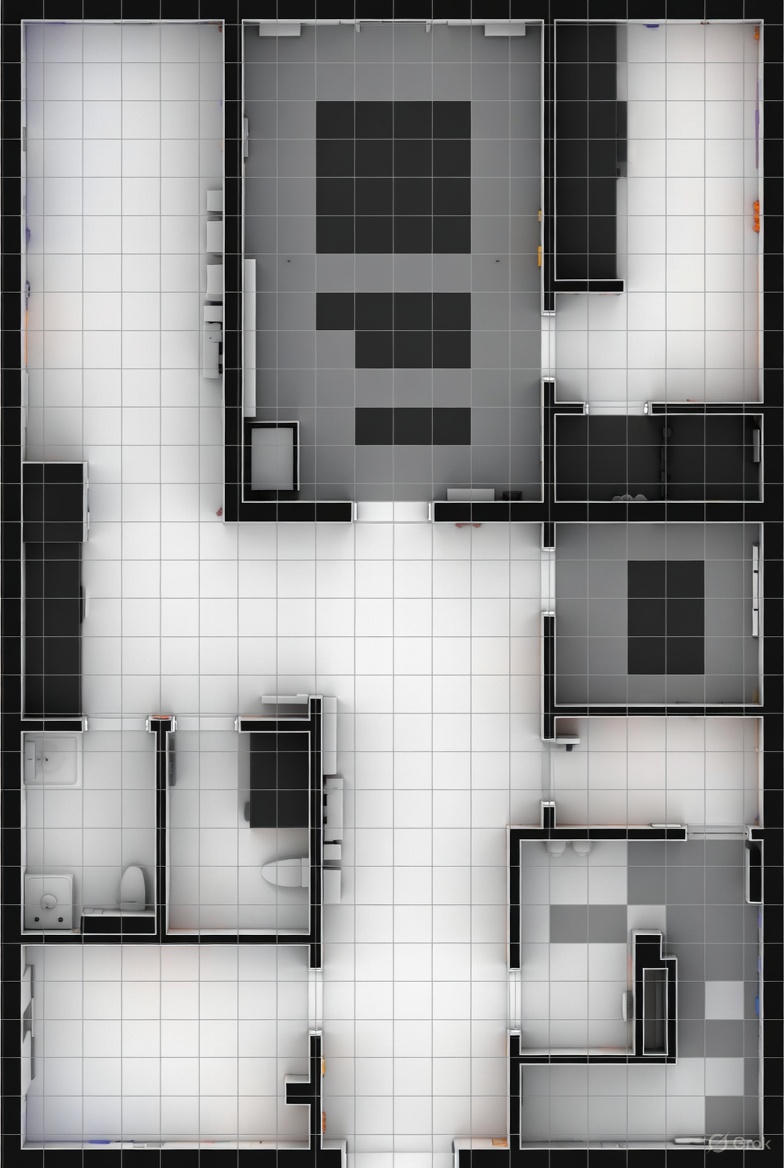
#> input picture maps/indoor_grid.png, 784 x 1168 px
$ python render_figures.py ../../maps/indoor_grid.png ../../maps/indoor_grid.png ../../maps/indoor_grid.png out
#> lines starting #> are read from the running program, lines starting #| are printed output that depends on the picture; after the words box and inside, x2 and y2 are one past the last pixel; in counts of white or black regions, pixels touching at a corner belong together
#!/usr/bin/env python3
"""Render the README figures from real algorithm output.

Inputs:
  - the map PNG,
  - the scenario dump written by core/tools/dump_scenario (real A* and
    D* Lite runs),
  - the committed benchmark CSV (real 200-trial run).

Usage: render_figures.py <map.png> <scenario_dump.txt> <benchmark.csv> <outdir>
"""
import csv
import statistics
import sys

import matplotlib

matplotlib.use("Agg")
import matplotlib.pyplot as plt
from PIL import Image

NAVY = "#123a5f"
BLUE = "#9db8d2"
GOLD = "#d9a441"
RED = "#b03a2e"
GRAY = "#8a8f98"


def load_dump(path):
    sections = {}
    name = None
    with open(path) as f:
        for line in f:
            line = line.strip()
            if not line:
                continue
            if line.startswith("SECTION "):
                name = line.split(" ", 1)[1]
                sections[name] = []
            else:
                x, y = line.split()
                sections[name].append((int(x), int(y)))
    return sections


# [163 lines left out: functions map_axes, scale_bar, fig_astar, fig_replan, fig_scatter, fig_benchmark, not called in this run]


def main():
    if len(sys.argv) != 5:
        sys.exit(__doc__)
    map_png, dump_txt, bench_csv, outdir = sys.argv[1:]
    im = Image.open(map_png).convert("L").point(lambda v: 255 if v > 127 else 40)
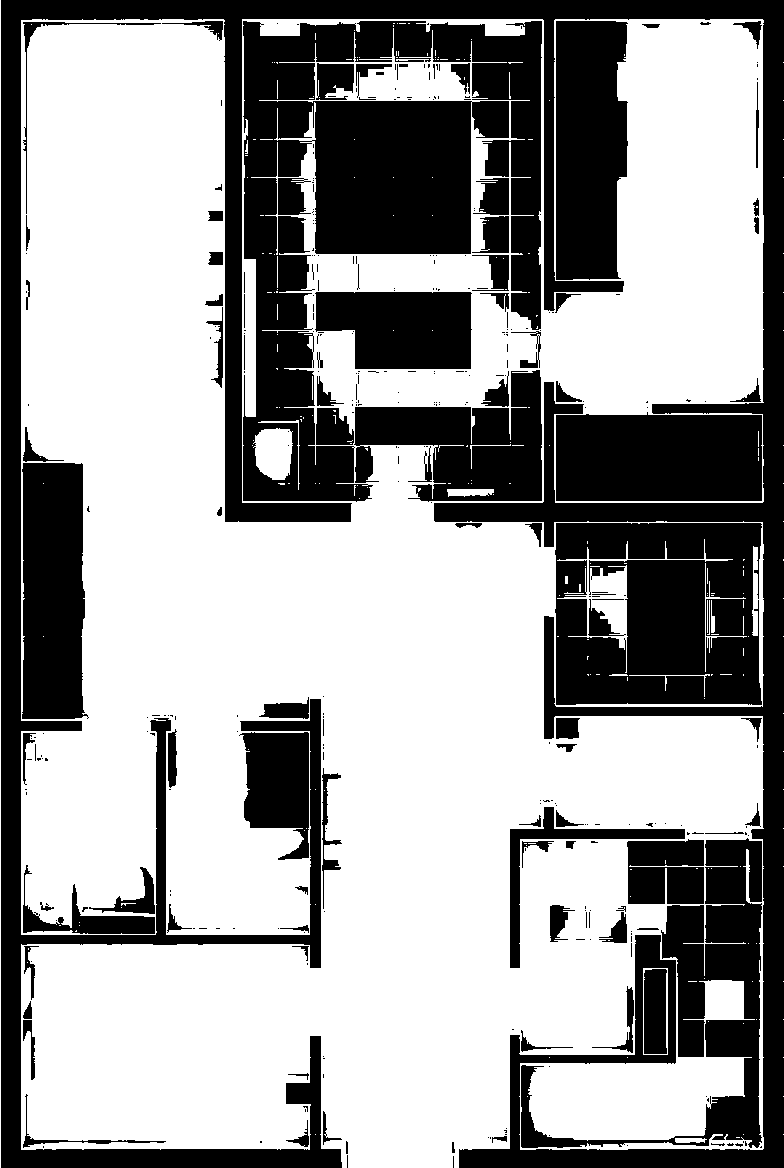
#> im: PIL image 784x1168 L; values 40 (black) and 255 (white), 61.5% white; 347 black regions (252 under 20 px), largest, box (x1, y1, x2, y2) and area: (1, 0, 784, 1168) 115932, (243, 21, 542, 502) 70701, (555, 523, 762, 705) 32456
    s = load_dump(dump_txt)
    fig_astar(im, s, f"{outdir}/astar_plan.png")
    fig_replan(im, s, f"{outdir}/replan_obstacle.png")
    fig_benchmark(bench_csv, f"{outdir}/benchmark_summary.png")
    fig_scatter(bench_csv, f"{outdir}/replan_scatter.png")
    print("figures written")


if __name__ == "__main__":
#> (the run stopped early here; a loop or call above may not have finished)
